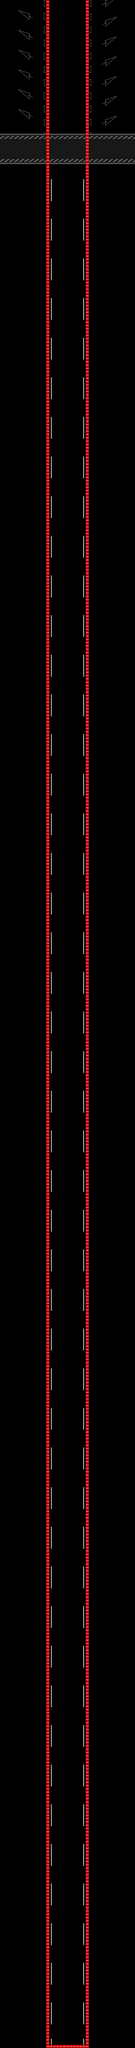

A level layout from a 2D game, rendered from its tile map. Below: a short description, then the map file with tile-grid data replaced by summaries:
An orthogonal 41x620 tile map with 32x32 px tiles, 3 tile layers (Tile Layer 1, transition layer, collision), 4 tilesets and 42 objects (38x EnemyEntity, 2x TokenEntity, mainPlayer, me.LevelEntity).

<map version="1.0" orientation="orthogonal" width="41" height="620" tilewidth="32" tileheight="32">
 <tileset firstgid="1" name="section1" tilewidth="32" tileheight="32">
  <image source="../img/leveltiles/section1.png" width="192" height="64" />
 </tileset>
 <tileset firstgid="13" name="bridge1" tilewidth="32" tileheight="32">
  <image source="../img/leveltiles/bridge1.png" width="192" height="32" />
 </tileset>
 <tileset firstgid="19" name="section2" tilewidth="32" tileheight="32">
  <image source="../img/leveltiles/section2.png" width="192" height="192" />
 </tileset>
 <tileset firstgid="55" name="metatiles32x32" tilewidth="32" tileheight="32">
  <image source="../img/metatiles32x32.png" width="160" height="32" />
  <tile id="0">
   <properties>
    <property name="type" value="solid" />
   </properties>
  </tile>
 </tileset>
 <layer name="Tile Layer 1" width="41" height="620">
  <data>[25420 cells, 25420 non-empty, 36 distinct tile ids]</data>
 </layer>
 <objectgroup name="TokenEntities" width="41" height="620">
  <object name="TokenEntity" x="544" y="9472" width="96" height="96">
   <properties>
    <property name="id" value="2" />
    <property name="image" value="orb_sprite" />
    <property name="spritewidth" value="96" />
   </properties>
  </object>
  <object name="TokenEntity" x="672" y="16384" width="96" height="96">
   <properties>
    <property name="id" value="1" />
    <property name="image" value="orb_sprite" />
    <property name="spritewidth" value="96" />
   </properties>
  </object>
 </objectgroup>
 <objectgroup name="EnemyEntities" width="41" height="620">
  <object name="EnemyEntity" x="1056" y="15328" width="96" height="64" />
  <object name="EnemyEntity" x="480" y="17376" width="96" height="64" />
  <object name="EnemyEntity" x="128" y="16960" width="96" height="64" />
  <object name="EnemyEntity" x="64" y="1920" width="96" height="64" />
  <object name="EnemyEntity" x="544" y="13920" width="96" height="64" />
  <object name="EnemyEntity" x="992" y="18080" width="96" height="64" />
  <object name="EnemyEntity" x="928" y="1920" width="96" height="64" />
  <object name="EnemyEntity" x="672" y="5376" width="96" height="64" />
  <object name="EnemyEntity" x="32" y="4864" width="96" height="64" />
  <object name="EnemyEntity" x="704" y="8832" width="96" height="64" />
  <object name="EnemyEntity" x="1152" y="9152" width="96" height="64" />
  <object name="EnemyEntity" x="704" y="11936" width="96" height="64" />
  <object name="EnemyEntity" x="32" y="12512" width="96" height="64" />
  <object name="EnemyEntity" x="544" y="15840" width="96" height="64" />
  <object name="EnemyEntity" x="1056" y="15264" width="96" height="64" />
  <object name="EnemyEntity" x="256" y="1920" width="96" height="64" />
  <object name="EnemyEntity" x="32" y="16960" width="96" height="64" />
  <object name="EnemyEntity" x="1120" y="1920" width="96" height="64" />
  <object name="EnemyEntity" x="512" y="4192" width="96" height="64" />
  <object name="EnemyEntity" x="1088" y="18080" width="96" height="64" />
  <object name="EnemyEntity" x="1088" y="4896" width="96" height="64" />
  <object name="EnemyEntity" x="544" y="8128" width="96" height="64" />
  <object name="EnemyEntity" x="1056" y="9216" width="96" height="64" />
  <object name="EnemyEntity" x="480" y="10816" width="96" height="64" />
  <object name="EnemyEntity" x="224" y="12512" width="96" height="64" />
  <object name="EnemyEntity" x="736" y="14720" width="96" height="64" />
  <object name="EnemyEntity" x="1056" y="15392" width="96" height="64" />
  <object name="EnemyEntity" x="160" y="1920" width="96" height="64" />
  <object name="EnemyEntity" x="224" y="16960" width="96" height="64" />
  <object name="EnemyEntity" x="1024" y="1920" width="96" height="64" />
  <object name="EnemyEntity" x="608" y="3072" width="96" height="64" />
  <object name="EnemyEntity" x="1184" y="18080" width="96" height="64" />
  <object name="EnemyEntity" x="128" y="5024" width="96" height="64" />
  <object name="EnemyEntity" x="608" y="6560" width="96" height="64" />
  <object name="EnemyEntity" x="64" y="7552" width="96" height="64" />
  <object name="EnemyEntity" x="544" y="9664" width="96" height="64" />
  <object name="EnemyEntity" x="1152" y="9216" width="96" height="64" />
  <object name="EnemyEntity" x="544" y="12832" width="96" height="64" />
 </objectgroup>
 <objectgroup name="PlayerEntity" width="41" height="620">
  <object name="mainPlayer" x="608" y="19616" width="96" height="192">
   <properties>
    <property name="image" value="car1" />
   </properties>
  </object>
 </objectgroup>
 <layer name="transition layer" width="41" height="620">
  <data>[25420 cells, 410 non-empty, 6 distinct tile ids]</data>
 </layer>
 <objectgroup name="levelEntity" width="41" height="620">
  <object name="me.LevelEntity" x="480" y="1312" width="352" height="32">
   <properties>
    <property name="duration" value="100" />
    <property name="fade" value="#ffffff" />
    <property name="to" value="main_game_level_2" />
   </properties>
  </object>
 </objectgroup>
 <layer name="collision" width="41" height="620">
  <data>[25420 cells, 1251 non-empty, 1 distinct tile ids]</data>
 </layer>
</map>
